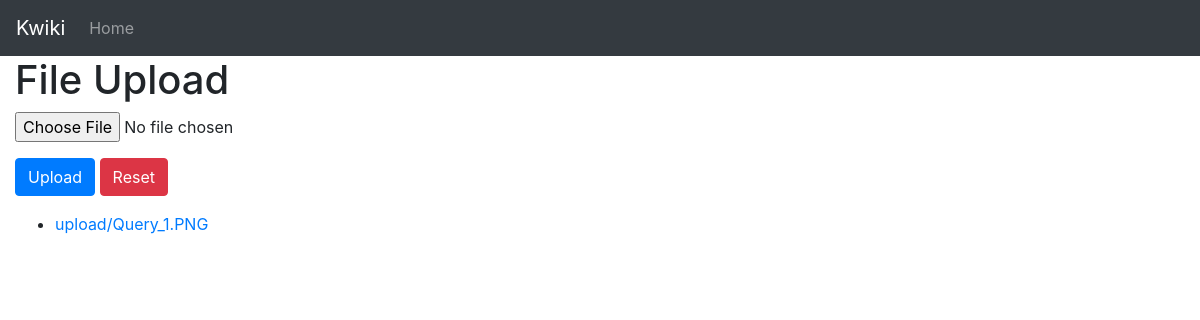
The page /wiki/upload/ on the database as committed earlier.
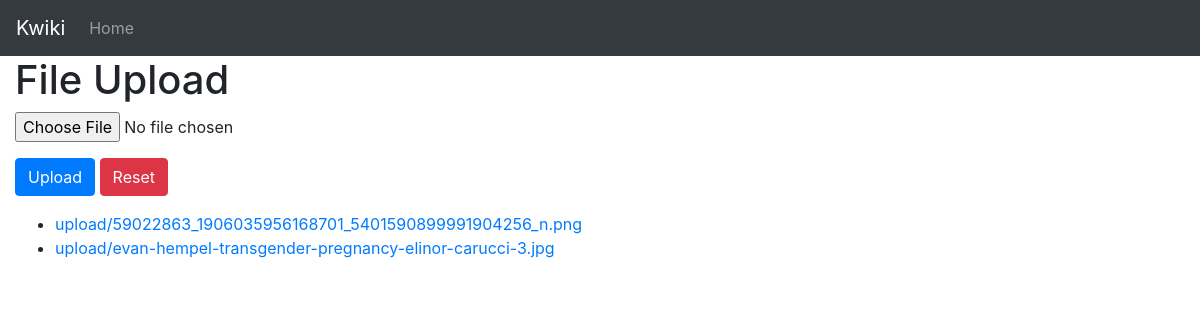
The same page on the database as committed later.
### wiki/models.py (models this page shows, shortened)
class UserFileUpload(models.Model):
    upload = models.FileField(upload_to='upload/')

### wiki/views.py (the view)
# urls.py: path('upload/', views.upload_file, name='upload_page'),
def upload_file(request):
    context = {}
    if request.method == 'POST':
        form = UploadFileForm(request.POST, request.FILES)
        if form.is_valid():
            form.save()
    else:
        form = UploadFileForm()
    context['form'] = form
    context['files'] = UserFileUpload.objects.all().order_by('upload')
    return render(request, 'wiki/upload.html', context)

### wiki/forms.py
class UploadFileForm(ModelForm):
    class Meta:
        model = UserFileUpload
        fields = ['upload']

### wiki/templates/wiki/upload.html (shortened to what this page needs)
{% extends 'wiki/base.html'%}
{% load static %}
{% block content %}
<h1> File Upload</h1>
<section>
    <form method='POST' enctype='multipart/form-data' action="{% url 'wiki:upload_page' %}">
    <div class="form-group">
	    <div class="input-group input-file" name="file">
        {{form.upload}}
    </div>
         </div>
    <div class="form-group">
	    <input class="btn btn-primary" type='submit' value="Upload">
	    <button type="reset" class="btn btn-danger">Reset</button>
    </div>
    </form>
</section>
<section>
{% if files %}
    <ul>
    {% for file in files %}
    <li><a href="{{file.upload.url}}">{{file.upload.name}}</a></li>
    {% endfor %}
    </ul>
{% else %}
<p>No uploaded files</p>
{% endif %}
</section>
{% endblock %}

Rows that differ between the two databases and show on the page:
removed UserFileUpload: upload.name "upload/Query_1.PNG"
added UserFileUpload: upload.name "upload/59022863_1906035956168701_5401590899991904256_n.png"
added UserFileUpload: upload.name "upload/evan-hempel-transgender-pregnancy-elinor-carucci-3.jpg"
